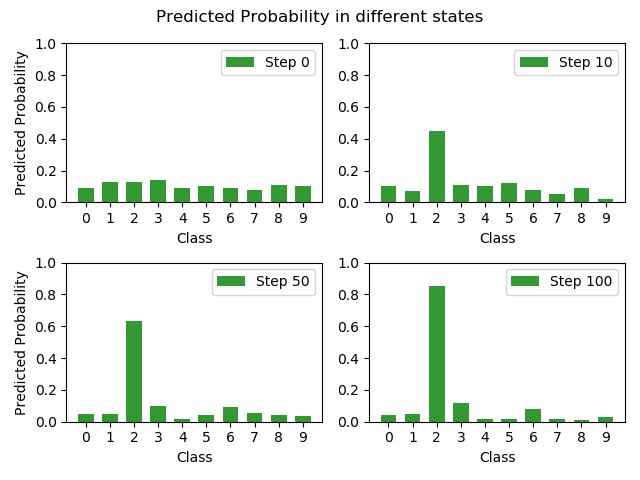

Write the Python code that produced this figure.
import numpy as np
import matplotlib.pyplot as plt

np.random.seed(19680801)
n_bins = 10
x = np.random.randn(1000, 3)

# param
n_groups = 10
bar_width = 0.65
opacity = 0.8
index = np.arange(n_groups)

# Dataset
step0   = (0.09, 0.13, 0.13, 0.14, 0.09, 0.10, 0.09, 0.08, 0.11, 0.10)
step10  = (0.10, 0.07, 0.45, 0.11, 0.10, 0.12, 0.08, 0.05, 0.09, 0.02)
step50  = (0.05, 0.05, 0.63, 0.10, 0.02, 0.045, 0.09, 0.054, 0.043, 0.038)
step100 = (0.04, 0.05, 0.85, 0.12, 0.02, 0.02, 0.08, 0.02, 0.01, 0.03)

fig, axes = plt.subplots(nrows=2, ncols=2)
ax0, ax1, ax2, ax3 = axes.flatten()

rects0 = ax0.bar(index, step0, bar_width,
alpha=opacity,
color='g',
label='Step 0')
ax0.set_xticks(np.arange(n_groups))
ax0.set_xlabel('Class')
ax0.set_ylabel('Predicted Probability')
ax0.set_ylim(top=1)
ax0.legend()

rects1 = ax1.bar(index, step10, bar_width,
alpha=opacity,
color='g',
label='Step 10')
ax1.set_xticks(np.arange(n_groups))
ax1.set_xlabel('Class')
ax1.set_ylim(top=1)
ax1.legend()

rects2 = ax2.bar(index, step50, bar_width,
alpha=opacity,
color='g',
label='Step 50')
ax2.set_xticks(np.arange(n_groups))
ax2.set_xlabel('Class')
ax2.set_ylabel('Predicted Probability')
ax2.set_ylim(top=1)
ax2.legend()

rects3 = ax3.bar(index, step100, bar_width,
alpha=opacity,
color='g',
label='Step 100')
ax3.set_xticks(np.arange(n_groups))
ax3.set_xlabel('Class')
# ax3.set_ylabel('Predicted Probability')
ax3.set_ylim(top=1)
ax3.legend()

fig.suptitle('Predicted Probability in different states', fontsize=12)
fig.tight_layout()
fig.subplots_adjust(top=0.91)
plt.show()
